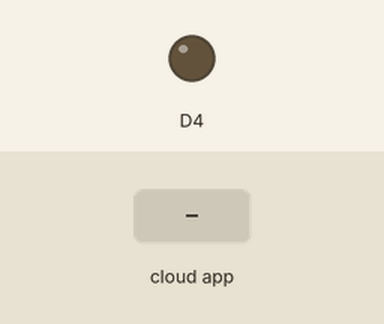
A sketch run on a simulated ESP8266 (NodeMCU). Shown: output pins drawn as LEDs (lit = HIGH). The inputs (shaded band) are chosen by the test bench. WiFi joins after 1.5 s; servers stay silent unless stated; no MQTT or app messages arrive unless stated; what the sketch prints to the serial monitor is not drawn.

Above: at 4.7 s.
4.8 s: the phone or cloud app sets newled to ON
At 5.6 s:
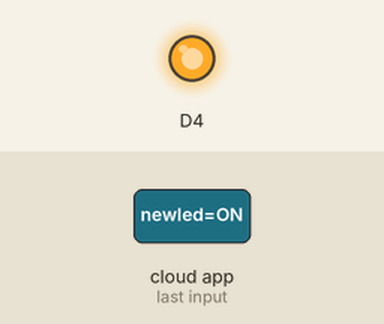
6.3 s: the phone or cloud app sets newled to OFF
At 7.5 s:
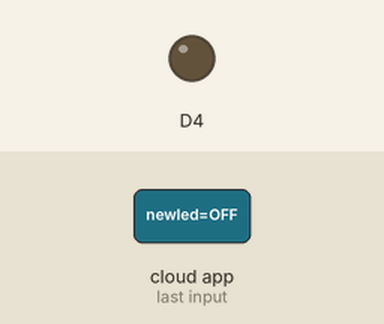
Timing chart, 0 to 9.3 s (numbered marks = the images above; inputs shaded):
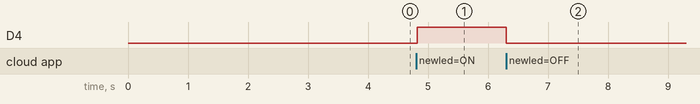

Measured:
- after the input at 4.8 s, D4: LOW → HIGH at once
- after the input at 6.3 s, D4: HIGH → LOW at once

The sketch:

EXP12_Toggling_an_LED_with_AdafruitIO.ino
```cpp
// Function:
// - WiFiClient client
// - Adafruit_MQTT_Client mqtt(&client, server, port, user, key);
// - Adafruit_MQTT_Subscribe toggle = Adafruit_MQTT_Subscribe(&mqtt, user "/feeds/newled");
// - Serial.println(mqtt.connectErrorString(status));
// - while(WiFi.status() != WL_CONNECTED)
// - mqtt.subscribe(&toggle)
// - just refer to the rest from the code, no use seeing here!

// header files:
#include <ESP8266WiFi.h>
#include <Adafruit_MQTT.h>
#include <Adafruit_MQTT_Client.h>

// defining network and MQTT server details:
#define ssid "Naganandana"
#define pass ""
#define server "io.adafruit.com" // cloud server (FIXED)
#define port 1883 // port number (FIXED)
#define user "naganandana" // get from adafruit website (KEY)
#define key "aio_iWFJ61WRfgRQWbdJvo6Cl8xqrSkM"

// MQTT setup:
WiFiClient client;
Adafruit_MQTT_Client mqtt(&client, server, port, user, key);

// MQTT TOPICS: (IMP - UNDERSTAND TOPICS)
Adafruit_MQTT_Subscribe toggle = Adafruit_MQTT_Subscribe(&mqtt, user "/feeds/newled");

// MQTT connection function:
void MQTT_Connect(){
if (mqtt.connected()){
return;
}
Serial.println("Connecting to MQTT...");
int retries = 3; // 3 chances to connect
int status;
while((status = mqtt.connect()) != 0){ // equal to zero -> connected
Serial.println(mqtt.connectErrorString(status));
delay(5000);
retries--;
if (retries == 0){
while(1); // STOPS THE CODE, IF ITS UNABLE TO CONNECT (IMP)
}
}
Serial.println("MQTT Connected!");
}

void setup(){
delay(1000);
Serial.begin(9600);
delay(1000);
Serial.println("");
Serial.println("Toggling an LED with Adafruit IO!");

pinMode(D4, OUTPUT);
// connecting to WiFi:
Serial.println("Connecting to WiFi...");
WiFi.begin(ssid, pass);
while(WiFi.status() != WL_CONNECTED){
Serial.print(".");
delay(500);
}
Serial.println("WiFi connected!");

// SUBSCRIBE TO Toggle (IMP):
// NOTE: If you have mutliple toggles, you can do:
// mqtt.subscribe(&toggle1);
// mqtt.subscribe(&toggle2);
// mqtt.subscribe(&toggle3);
mqtt.subscribe(&toggle);
}

void loop(){
MQTT_Connect();
Adafruit_MQTT_Subscribe *subscription; // its a pointer bcz, mqtt.readSubscription(5000) returns a pointer to it
// and thus pointer of pointer, gives a normal object.

while(subscription = mqtt.readSubscription(5000)){
if (subscription == &toggle){
char* data = (char*)toggle.lastread;
Serial.println(data);
if (strcmp(data, "ON") == 0){ // if data = "ON" -> return 0, if not same return 1
digitalWrite(D4, HIGH);
Serial.println("LED is ON!");
}
if (strcmp(data, "OFF") == 0){
digitalWrite(D4, LOW);
Serial.println("LED is OFF!");
}
}
}
}
```
